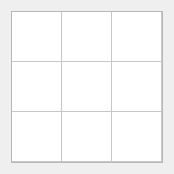
<?xml version="1.0" encoding="UTF-8"?>
<ui version="4.0">
 <class>Inventory</class>
 <widget class="QWidget" name="Inventory">
  <property name="geometry">
   <rect>
    <x>0</x>
    <y>0</y>
    <width>170</width>
    <height>170</height>
   </rect>
  </property>
  <property name="sizePolicy">
   <sizepolicy hsizetype="Maximum" vsizetype="Maximum">
    <horstretch>0</horstretch>
    <verstretch>0</verstretch>
   </sizepolicy>
  </property>
  <property name="windowTitle">
   <string>Form</string>
  </property>
  <layout class="QHBoxLayout" name="horizontalLayout">
   <item>
    <widget class="QTableWidget" name="table_wgt">
     <property name="sizePolicy">
      <sizepolicy hsizetype="Fixed" vsizetype="Fixed">
       <horstretch>0</horstretch>
       <verstretch>0</verstretch>
      </sizepolicy>
     </property>
     <property name="mouseTracking">
      <bool>true</bool>
     </property>
     <property name="verticalScrollBarPolicy">
      <enum>Qt::ScrollBarAlwaysOff</enum>
     </property>
     <property name="horizontalScrollBarPolicy">
      <enum>Qt::ScrollBarAlwaysOff</enum>
     </property>
     <property name="sizeAdjustPolicy">
      <enum>QAbstractScrollArea::AdjustToContents</enum>
     </property>
     <property name="dragEnabled">
      <bool>true</bool>
     </property>
     <property name="dragDropMode">
      <enum>QAbstractItemView::DragDrop</enum>
     </property>
     <property name="defaultDropAction">
      <enum>Qt::MoveAction</enum>
     </property>
     <property name="alternatingRowColors">
      <bool>false</bool>
     </property>
     <property name="iconSize">
      <size>
       <width>50</width>
       <height>50</height>
      </size>
     </property>
     <property name="rowCount">
      <number>3</number>
     </property>
     <property name="columnCount">
      <number>3</number>
     </property>
     <attribute name="horizontalHeaderVisible">
      <bool>false</bool>
     </attribute>
     <attribute name="horizontalHeaderCascadingSectionResizes">
      <bool>false</bool>
     </attribute>
     <attribute name="horizontalHeaderMinimumSectionSize">
      <number>50</number>
     </attribute>
     <attribute name="horizontalHeaderDefaultSectionSize">
      <number>50</number>
     </attribute>
     <attribute name="horizontalHeaderHighlightSections">
      <bool>true</bool>
     </attribute>
     <attribute name="verticalHeaderVisible">
      <bool>false</bool>
     </attribute>
     <attribute name="verticalHeaderCascadingSectionResizes">
      <bool>false</bool>
     </attribute>
     <attribute name="verticalHeaderMinimumSectionSize">
      <number>50</number>
     </attribute>
     <attribute name="verticalHeaderDefaultSectionSize">
      <number>50</number>
     </attribute>
     <row/>
     <row/>
     <row/>
     <column/>
     <column/>
     <column/>
    </widget>
   </item>
  </layout>
 </widget>
 <resources/>
 <connections/>
</ui>
